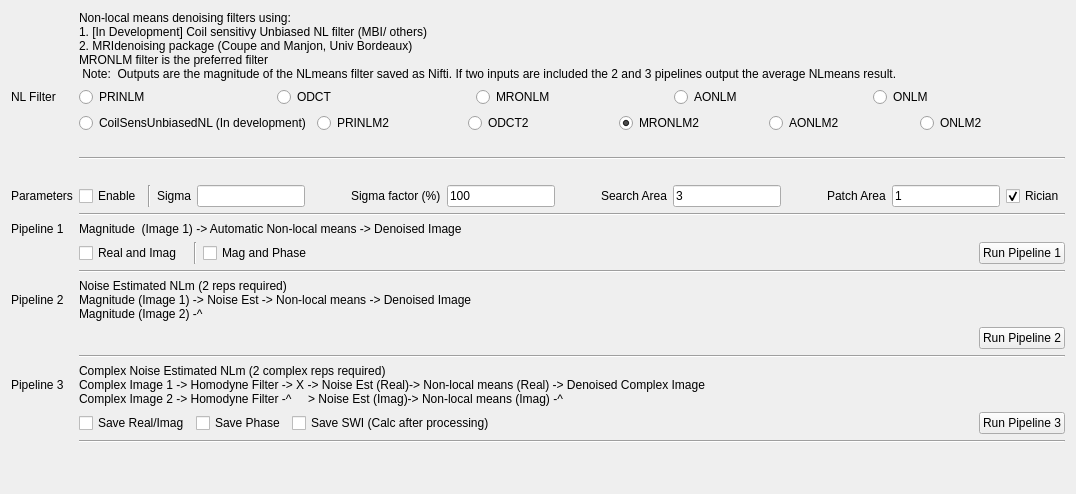
            <widget class="QWidget" name="tab_10">
             <attribute name="title">
              <string>Non-local means</string>
             </attribute>
             <layout class="QHBoxLayout" name="horizontalLayout_21">
              <item>
               <layout class="QGridLayout" name="gridLayout_8">
                <item row="8" column="1">
                 <layout class="QHBoxLayout" name="horizontalLayout_20">
                  <item>
                   <widget class="QCheckBox" name="checkBox_NLinputRI">
                    <property name="text">
                     <string>Real and Imag</string>
                    </property>
                   </widget>
                  </item>
                  <item>
                   <widget class="Line" name="line_6">
                    <property name="orientation">
                     <enum>Qt::Horizontal</enum>
                    </property>
                   </widget>
                  </item>
                  <item>
                   <widget class="Line" name="line_7">
                    <property name="orientation">
                     <enum>Qt::Vertical</enum>
                    </property>
                   </widget>
                  </item>
                  <item>
                   <widget class="QCheckBox" name="checkBox_NLinputMagPha">
                    <property name="text">
                     <string>Mag and Phase</string>
                    </property>
                   </widget>
                  </item>
                  <item>
                   <spacer name="horizontalSpacer_14">
                    <property name="orientation">
                     <enum>Qt::Horizontal</enum>
                    </property>
                    <property name="sizeHint" stdset="0">
                     <size>
                      <width>40</width>
                      <height>20</height>
                     </size>
                    </property>
                   </spacer>
                  </item>
                  <item>
                   <widget class="QPushButton" name="pushButton_NLpipeline1">
                    <property name="text">
                     <string>Run Pipeline 1</string>
                    </property>
                   </widget>
                  </item>
                 </layout>
                </item>
                <item row="14" column="1">
                 <layout class="QHBoxLayout" name="horizontalLayout_23">
                  <item>
                   <widget class="QCheckBox" name="checkBox_NLsaveRI">
                    <property name="text">
                     <string>Save Real/Imag</string>
                    </property>
                   </widget>
                  </item>
                  <item>
                   <widget class="QCheckBox" name="checkBox_NLsavePhase">
                    <property name="text">
                     <string>Save Phase</string>
                    </property>
                   </widget>
                  </item>
                  <item>
                   <widget class="QCheckBox" name="checkBox_SaveSWIProc3">
                    <property name="text">
                     <string>Save SWI (Calc after processing)</string>
                    </property>
                   </widget>
                  </item>
                  <item>
                   <spacer name="horizontalSpacer_17">
                    <property name="orientation">
                     <enum>Qt::Horizontal</enum>
                    </property>
                    <property name="sizeHint" stdset="0">
                     <size>
                      <width>40</width>
                      <height>20</height>
                     </size>
                    </property>
                   </spacer>
                  </item>
                  <item>
                   <widget class="QPushButton" name="pushButton_NLpipeline3">
                    <property name="text">
                     <string>Run Pipeline 3</string>
                    </property>
                   </widget>
                  </item>
                 </layout>
                </item>
                <item row="7" column="0">
                 <widget class="QLabel" name="label_44">
                  <property name="text">
                   <string>Pipeline 1</string>
                  </property>
                 </widget>
                </item>
                <item row="7" column="1">
                 <widget class="QLabel" name="label_46">
                  <property name="text">
                   <string>Magnitude  (Image 1) -&gt; Automatic Non-local means -&gt; Denoised Image</string>
                  </property>
                 </widget>
                </item>
                <item row="10" column="1">
                 <widget class="QLabel" name="label_11">
                  <property name="text">
                   <string>Noise Estimated NLm (2 reps required)
Magnitude (Image 1) -&gt; Noise Est -&gt; Non-local means -&gt; Denoised Image
Magnitude (Image 2) -^</string>
                  </property>
                 </widget>
                </item>
                <item row="10" column="0">
                 <widget class="QLabel" name="label_10">
                  <property name="text">
                   <string>Pipeline 2</string>
                  </property>
                 </widget>
                </item>
                <item row="13" column="0">
                 <widget class="QLabel" name="label_12">
                  <property name="text">
                   <string>Pipeline 3</string>
                  </property>
                 </widget>
                </item>
                <item row="13" column="1">
                 <widget class="QLabel" name="label_14">
                  <property name="text">
                   <string>Complex Noise Estimated NLm (2 complex reps required)
Complex Image 1 -&gt; Homodyne Filter -&gt; X -&gt; Noise Est (Real)-&gt; Non-local means (Real) -&gt; Denoised Complex Image
Complex Image 2 -&gt; Homodyne Filter -^     &gt; Noise Est (Imag)-&gt; Non-local means (Imag) -^</string>
                  </property>
                 </widget>
                </item>
                <item row="11" column="1">
                 <layout class="QHBoxLayout" name="horizontalLayout_22">
                  <item>
                   <spacer name="horizontalSpacer_5">
                    <property name="orientation">
                     <enum>Qt::Horizontal</enum>
                    </property>
                    <property name="sizeHint" stdset="0">
                     <size>
                      <width>40</width>
                      <height>20</height>
                     </size>
                    </property>
                   </spacer>
                  </item>
                  <item>
                   <widget class="QPushButton" name="pushButton_NLpipeline2">
                    <property name="text">
                     <string>Run Pipeline 2</string>
                    </property>
                   </widget>
                  </item>
                 </layout>
                </item>
                <item row="1" column="0">
                 <widget class="QLabel" name="label_28">
                  <property name="enabled">
                   <bool>true</bool>
                  </property>
                  <property name="text">
                   <string/>
                  </property>
                 </widget>
                </item>
                <item row="1" column="1">
                 <layout class="QHBoxLayout" name="horizontalLayout_25">
                  <item>
                   <widget class="QLabel" name="label_40">
                    <property name="enabled">
                     <bool>true</bool>
                    </property>
                    <property name="text">
                     <string>Non-local means denoising filters using:
1. [In Development] Coil sensitivy Unbiased NL filter (MBI/ others)
2. MRIdenoising package (Coupe and Manjon, Univ Bordeaux)
MRONLM filter is the preferred filter 
 Note:  Outputs are the magnitude of the NLmeans filter saved as Nifti. If two inputs are included the 2 and 3 pipelines output the average NLmeans result.</string>
                    </property>
                   </widget>
                  </item>
                 </layout>
                </item>
                <item row="4" column="0">
                 <spacer name="verticalSpacer_12">
                  <property name="orientation">
                   <enum>Qt::Vertical</enum>
                  </property>
                  <property name="sizeHint" stdset="0">
                   <size>
                    <width>20</width>
                    <height>40</height>
                   </size>
                  </property>
                 </spacer>
                </item>
                <item row="2" column="0">
                 <widget class="QLabel" name="label_49">
                  <property name="text">
                   <string>NL Filter</string>
                  </property>
                 </widget>
                </item>
                <item row="2" column="1">
                 <layout class="QHBoxLayout" name="horizontalLayout_31">
                  <item>
                   <widget class="QRadioButton" name="PRINLM">
                    <property name="enabled">
                     <bool>true</bool>
                    </property>
                    <property name="toolTip">
                     <string>The PRINLM filter is described in:                                   
 JV Manjon, P. Coupe, A Buades, DL Collins, M. Robles  
 New methods for MRI denoising based on sparseness and self-similarity. 
Medical Image Analysis, 16(1):18-27, 2012

 [ imaPRINLM] = MRIDenoisingPRINLM(ima, h, beta=1, rician=1, verbose)</string>
                    </property>
                    <property name="text">
                     <string>PRINLM</string>
                    </property>
                    <property name="checkable">
                     <bool>false</bool>
                    </property>
                    <property name="action_PRINLM" stdset="0">
                     <bool>true</bool>
                    </property>
                   </widget>
                  </item>
                  <item>
                   <widget class="QRadioButton" name="ODCT">
                    <property name="toolTip">
                     <string>
%   Description: Denoising of a 3D MRI image using the ODCT filter
%               
%   Usage:      MRIDenoisingODCT(ima, h, rician, verbose)
%
%   ima:        3D MR image
%   h:          std of noise
%   rician:     0: Gaussian noise 1: Rician noise 
%   verbose:    0 no display of graph
%               1 display of graph
%
%                          Details on ODCT filter
%**************************************************************************
%* The ODCT filter is described in:                                       *
%*                                                                        *
%* JV Manjon, P. Coupe, A Buades, DL Collins, M. Robles                   *
%* New methods for MRI denoising based on sparseness and self-similarity. * 
%* Medical Image Analysis, 16(1):18-27                                    *
%* 2012                                                                   *
%**************************************************************************
%
% Pierrick Coupe - pierrick.coupe@labri.fr
% Jose V. Manjon - jmanjon@fis.upv.es
%
% Universite de Bordeaux
% LaBRI, UMR 5800, 33400 Talence
%
% Copyright (C) 2011 Pierrick Coupe and Jose V. Manjon</string>
                    </property>
                    <property name="text">
                     <string>ODCT</string>
                    </property>
                    <property name="action_ODCT" stdset="0">
                     <bool>false</bool>
                    </property>
                   </widget>
                  </item>
                  <item>
                   <widget class="QRadioButton" name="MRONLM">
                    <property name="toolTip">
                     <string> The MRONLM filter is described in:    

P. Coupe, J.V. Manjon, R. Robles, D.L. Collins    
 Adaptive Multiresolution Non-Local Means Filter for 3D MR Image 
 Denoising. 6(5): 558-568,  IET Image Processing.      2012  

[ MRORNLM] = MRIDenoisingMRONLM(ima, h, beta, patchsize, searcharea, rician, verbose)

patchsize=1, searcharea=3, rician=1</string>
                    </property>
                    <property name="text">
                     <string>MRONLM</string>
                    </property>
                    <property name="checked">
                     <bool>true</bool>
                    </property>
                    <property name="action_MRONLM" stdset="0">
                     <bool>false</bool>
                    </property>
                   </widget>
                  </item>
                  <item>
                   <widget class="QRadioButton" name="AONLM">
                    <property name="toolTip">
                     <string>%   Description: Denoising of a 3D MR image using the AONLM filter
%
%
%   Usage:      MRIDenoisingAONLM(ima, patchsize, searcharea, beta, rician, verbose)
%
%   ima:        3D MRI image
%   patchsize:  radius of patch in voxel
%   searcharea: radius of search area in voxel
%   beta:       smoothing parameter (default 1)
%   rician:     0: Gaussian noise 1: Rician noise 
%   verbose:    0 no display of graph
%               1 display of graph
%
%                          Details on ANLM filter
%**************************************************************************
%* The AONLM filter is described in:                                      *
%*                                                                        *
%* J. V. Manjon, P. Coupe, L. Marti-Bonmati, D. L. Collins, M. Robles.    *
%* Adaptive Non-Local Means Denoising of MR Images with Spatially         *
%* varying Noise Levels.                                                  *
%* Journal of Magnetic Resonance Imaging, 31(1):192-203, 2010             *
%**************************************************************************
%
% Pierrick Coupe - pierrick.coupe@labri.fr
% Jose V. Manjon - jmanjon@fis.upv.es
%
% Universit� de Bordeaux
% LaBRI, UMR 5800, 33400 Talence
%
% Copyright (C) 2011 Pierrick Coupe and Jose V. Manjon</string>
                    </property>
                    <property name="text">
                     <string>AONLM</string>
                    </property>
                    <property name="action_AONLM" stdset="0">
                     <bool>false</bool>
                    </property>
                   </widget>
                  </item>
                  <item>
                   <widget class="QRadioButton" name="ONLM">
                    <property name="toolTip">
                     <string>
%   Description:  Denoising of a 3D MRI image using the ONLM filter
%               
%
%   Usage:      MRIDenoisingONLM(ima, h, beta, patchsize, searcharea, rician, verbose)
%
%   ima:        3D MR image
%   h:          std of rician noise
%   beta:       smoothing parameter (default 1)
%   patchsize:  radius of patch in voxel
%   searcharea: radius of search area in voxel
%   rician:     0: Gaussian noise 1: Rician noise 
%   verbose:    0 no display of graph
%               1 display of graph
%
%                          Details on ONLM filter
%**************************************************************************
%* The ONLM filter is described in:                                       *
%*                                                                        *
%* P. Coupe, P. Yger, S. Prima, P. Hellier, C. Kervrann, C. Barillot.     *
%* An Optimized Blockwise Non Local Means Denoising Filter for 3D Magnetic*
%* Resonance Images. IEEE Transactions on Medical Imaging, 27(4):425-441, *
%* Avril 2008                                                             *
%**************************************************************************
%                      Details on Rician adaptation
%**************************************************************************
%* The adaptation to Rician noise is described in:                        *
%*                                                                        *
%* N. Wiest-Daessle, S. Prima, P. Coupe, S.P. Morrissey, C. Barillot.     *
%* Rician noise removal by non-local means filtering for low              *
%* signal-to-noise ratio MRI: Applications to DT-MRI. In 11th             *
%* International Conference on Medical Image Computing and                *
%* Computer-Assisted Intervention, MICCAI'2008,                           *
%* Pages 171-179, New York, Etats-Unis, Septembre 2008                    *
%**************************************************************************
%
% Pierrick Coupe - pierrick.coupe@labri.fr
% Jose V. Manjon - jmanjon@fis.upv.es
%
% Universit� de Bordeaux
% LaBRI, UMR 5800, 33400 Talence
%
% Copyright (C) 2011 Pierrick Coupe and Jose V. Manjon</string>
                    </property>
                    <property name="text">
                     <string>ONLM</string>
                    </property>
                    <property name="action_ONLM" stdset="0">
                     <bool>false</bool>
                    </property>
                   </widget>
                  </item>
                 </layout>
                </item>
                <item row="16" column="1">
                 <spacer name="verticalSpacer_11">
                  <property name="orientation">
                   <enum>Qt::Vertical</enum>
                  </property>
                  <property name="sizeHint" stdset="0">
                   <size>
                    <width>20</width>
                    <height>40</height>
                   </size>
                  </property>
                 </spacer>
                </item>
                <item row="4" column="1">
                 <widget class="Line" name="line_2">
                  <property name="orientation">
                   <enum>Qt::Horizontal</enum>
                  </property>
                 </widget>
                </item>
                <item row="9" column="1">
                 <widget class="Line" name="line_3">
                  <property name="orientation">
                   <enum>Qt::Horizontal</enum>
                  </property>
                 </widget>
                </item>
                <item row="12" column="1">
                 <widget class="Line" name="line_4">
                  <property name="orientation">
                   <enum>Qt::Horizontal</enum>
                  </property>
                 </widget>
                </item>
                <item row="15" column="1">
                 <widget class="Line" name="line_5">
                  <property name="orientation">
                   <enum>Qt::Horizontal</enum>
                  </property>
                 </widget>
                </item>
                <item row="5" column="0">
                 <widget class="QLabel" name="label_52">
                  <property name="text">
                   <string>Parameters</string>
                  </property>
                 </widget>
                </item>
                <item row="6" column="1">
                 <widget class="Line" name="line_8">
                  <property name="orientation">
                   <enum>Qt::Horizontal</enum>
                  </property>
                 </widget>
                </item>
                <item row="5" column="1">
                 <layout class="QHBoxLayout" name="horizontalLayout_50">
                  <item>
                   <widget class="QCheckBox" name="checkBox_NLenableparams">
                    <property name="toolTip">
                     <string>Check enable with you want to modify NL parameters - any changes to default parameters will be ignored if you don't click this checkbox
</string>
                    </property>
                    <property name="text">
                     <string>Enable</string>
                    </property>
                   </widget>
                  </item>
                  <item>
                   <widget class="Line" name="line_9">
                    <property name="orientation">
                     <enum>Qt::Vertical</enum>
                    </property>
                   </widget>
                  </item>
                  <item>
                   <widget class="QLabel" name="label_15">
                    <property name="toolTip">
                     <string>Sigma = St. dev. of noise.
Leave empty for calculation using NoiseEstimation in Pipeline 1 or difference between images in pipelines 2 and 3.</string>
                    </property>
                    <property name="text">
                     <string>Sigma</string>
                    </property>
                   </widget>
                  </item>
                  <item>
                   <widget class="QLineEdit" name="lineEdit_NLsigma">
                    <property name="toolTip">
                     <string>Sigma = St. dev. of noise.
Leave empty for calculation using NoiseEstimation in Pipeline 1 or difference between images in pipelines 2 and 3.</string>
                    </property>
                    <property name="text">
                     <string/>
                    </property>
                   </widget>
                  </item>
                  <item>
                   <spacer name="horizontalSpacer_23">
                    <property name="orientation">
                     <enum>Qt::Horizontal</enum>
                    </property>
                    <property name="sizeHint" stdset="0">
                     <size>
                      <width>40</width>
                      <height>20</height>
                     </size>
                    </property>
                   </spacer>
                  </item>
                  <item>
                   <widget class="QLabel" name="label_51">
                    <property name="text">
                     <string>Sigma factor (%)</string>
                    </property>
                   </widget>
                  </item>
                  <item>
                   <widget class="QLineEdit" name="linedit_NLsigmaratio">
                    <property name="layoutDirection">
                     <enum>Qt::RightToLeft</enum>
                    </property>
                    <property name="text">
                     <string>100</string>
                    </property>
                   </widget>
                  </item>
                  <item>
                   <spacer name="horizontalSpacer_25">
                    <property name="orientation">
                     <enum>Qt::Horizontal</enum>
                    </property>
                    <property name="sizeHint" stdset="0">
                     <size>
                      <width>40</width>
                      <height>20</height>
                     </size>
                    </property>
                   </spacer>
                  </item>
                  <item>
                   <widget class="QLabel" name="label_53">
                    <property name="toolTip">
                     <string>Search area radius
Default values:
     MRONLM/AONLM = 3
     PRINML/ONLM = 5
     ODCT = N/A</string>
                    </property>
                    <property name="text">
                     <string>Search Area</string>
                    </property>
                   </widget>
                  </item>
                  <item>
                   <widget class="QLineEdit" name="lineEdit_NLsearcharea">
                    <property name="toolTip">
                     <string>Search area radius
Default values:
     MRONLM/AONLM = 3
     PRINML/ONLM = 5
     ODCT = N/A</string>
                    </property>
                    <property name="text">
                     <string>3</string>
                    </property>
                   </widget>
                  </item>
                  <item>
                   <spacer name="horizontalSpacer_24">
                    <property name="orientation">
                     <enum>Qt::Horizontal</enum>
                    </property>
                    <property name="sizeHint" stdset="0">
                     <size>
                      <width>40</width>
                      <height>20</height>
                     </size>
                    </property>
                   </spacer>
                  </item>
                  <item>
                   <widget class="QLabel" name="label_54">
                    <property name="text">
                     <string>Patch Area</string>
                    </property>
                   </widget>
                  </item>
                  <item>
                   <widget class="QLineEdit" name="lineEdit_NLpatcharea">
                    <property name="toolTip">
                     <string>Use patch size = 1 for all NL filters
</string>
                    </property>
                    <property name="text">
                     <string>1</string>
                    </property>
                   </widget>
                  </item>
                  <item>
                   <widget class="QCheckBox" name="checkBox_NLrician">
                    <property name="toolTip">
                     <string>Rician noise enabled for standard magnitude images.
Disable when using complex images.</string>
                    </property>
                    <property name="text">
                     <string>Rician</string>
                    </property>
                    <property name="checked">
                     <bool>true</bool>
                    </property>
                   </widget>
                  </item>
                 </layout>
                </item>
                <item row="3" column="1">
                 <layout class="QGridLayout" name="gridLayout_16">
                  <item row="0" column="0">
                   <widget class="QRadioButton" name="CoilSensUnbiasedNL">
                    <property name="text">
                     <string>CoilSensUnbiasedNL (In development)</string>
                    </property>
                    <property name="action_CoilSensUnbiasedNL" stdset="0">
                     <bool>false</bool>
                    </property>
                   </widget>
                  </item>
                  <item row="0" column="3">
                   <widget class="QRadioButton" name="MRONLM2">
                    <property name="text">
                     <string>MRONLM2</string>
                    </property>
                    <property name="checked">
                     <bool>true</bool>
                    </property>
                    <property name="action_MRONLM2" stdset="0">
                     <bool>false</bool>
                    </property>
                   </widget>
                  </item>
                  <item row="0" column="1">
                   <widget class="QRadioButton" name="PRINLM2">
                    <property name="text">
                     <string>PRINLM2</string>
                    </property>
                    <property name="action_PRINML2" stdset="0">
                     <bool>false</bool>
                    </property>
                   </widget>
                  </item>
                  <item row="0" column="4">
                   <widget class="QRadioButton" name="AONLM2">
                    <property name="text">
                     <string>AONLM2</string>
                    </property>
                    <property name="action_AONLM2" stdset="0">
                     <bool>false</bool>
                    </property>
                   </widget>
                  </item>
                  <item row="0" column="2">
                   <widget class="QRadioButton" name="ODCT2">
                    <property name="text">
                     <string>ODCT2</string>
                    </property>
                    <property name="action_ODCT2" stdset="0">
                     <bool>false</bool>
                    </property>
                   </widget>
                  </item>
                  <item row="0" column="5">
                   <widget class="QRadioButton" name="ONLM2">
                    <property name="text">
                     <string>ONLM2</string>
                    </property>
                    <property name="action_ONLM2" stdset="0">
                     <bool>false</bool>
                    </property>
                   </widget>
                  </item>
                 </layout>
                </item>
               </layout>
              </item>
             </layout>
            </widget>
